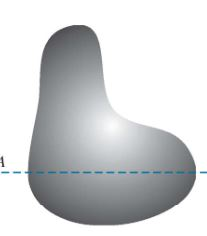
#> input picture assets/scene.JPG, 207 x 236 px
$ jupyter execute 'Introduction To Digital Image Processing.ipynb'
#> lines starting #> are read from the running program, lines starting #| are printed output that depends on the picture
### The Origins of Digital Image Processing

#### Digital Image
An image may be defined as the two-dimensional function, __f(x,y)__, where x and y are spatial(plane) coordinates, and the amplitude of __f__ at any pair of coordinates __(x,y)__ is called the intensity or gray level of the image at that point. When __x__, __y__, and the amplitude values of __f__ are all finite, discrete quantities, we call the image a **Digital Image**.

Thus, a digital image is a representation of a two-dimensional image as a finite set of digital values, called picture elements or pixels or pels or image elements.

Pixel values typically represent gray levels, colors, height, opacities etc. Digitization implies that a digital image is an approximation of a real scene.

Common image formats include:

- 1 sample per point (B&W or Gray)
- 3 samples per point(RGB)
- 4 samples per point(RGB and "ALPHA" a.k.a Opacity)

#### Digital Image Representation
A digital image is an image __f(x,y)__ that has been discretized both in spatial coordinates and in brightness.

It is reprsentted by 2D integer array. Digital Image(B&W and Grayscale) can be represented as a matrix

\begin{array}{*{20}{c}}
{f(0,0)}&{f(0,1)}& \ldots \\
{f(1,0)}&{f(1,1)}& \ldots \\
{f(2,0)}&{f(2,1)}& \ldots \\
{\ldots}&{\ldots}& \ldots \\
{\ldots}&{\ldots}& f({x_{\max ,}}{y_{\max }})
\end{array}

Here, __f(m,n)__ represent a pixel value at m<sup>th</sup>row and n<sup>th</sup> column.

#### Digital Image Processing
Digital Image Processing refers to the processing of digital image by using digital computer on the basis of digitization(sampling and quantization).

Digital image processing focuses on two major tasks:

- Improvements of pictorial information for human interpretation.

- Processing of image data for storage, transmission, and representation for autonomous machine perception.

##### When image processing stops?
There is no general agreement regarding where image processing stops and other related areas, such as image analysis and computer vision start. Sometimes a distinction is made by defining image processing as a discipline in which both the input and output of a process are images. The problem with above distinction:

- Under above distinction, the trival task of computing the aveage intensity of an image(which yields a single number not an image) would not be considered as an image processing operation.

- Under above distinction, computer vision whoose ultimate goal is to emulate human vision would not be a image processing task.

### Application of Digital Image Processing
- Image Enhancement/Restoration
- Artistic Effects
- Medical Visualization
- Geographical Information Systems
- Industrial Inspection
- Law Enforcement
- Human Computer Interfaces

### Fundamental Steps in Digital Image Processing

### Elements(Components) of Digital Image Processing Steps

### A Simple Image Formation Model
As mentioned, we denote images by two-dimensional functions of the form __f(x,y)__. The value of __f__ at spatial coordinates __(x,y)__ is a scalar quantity whose physical meaning is determined by the source of the image, and whose values are proportional to energy radiated by a physical source.

Function __f(x,y)__ is characterized by two components:
- The amount of source illumination icident on the scene being viewed.
- The amount of illumination reflected by the objects in the scene.

Appropriately they are called the illumination __i(x,y)__ and reflectance __r(x,y)__. The two functions combine as a product to form __f(x,y)__:

\begin{equation*}
f(x,y) = i(x,y)r(x,y)
\end{equation*}

where

\begin{equation*}
0 \le i(x,y) \lt \infty
\end{equation*}

and

\begin{equation*}
0 \le r(x,y) \le 1
\end{equation*}

Thus, reflectance is bounded by 0(total absorption) and 1(total reflectance).

### Image Sampling and Quantization
We need to generate digital image from sensed data. The output of most sensors is a continuous voltage waveform whose amplitude and spatial behavior are related to the physical phenomenon being sensed. To create a gitial image, we need to convert the contnuous sensed data into a digital format. This requires two process: **sampling** and **quantization**.

- **Sampling**: Digitizing the spatial coordinates is called image sampling.

- **Quanitzation**: Amplitude digitization is called gray-level quantization

[cell 1]
import cv2 as cv
import numpy as np
import matplotlib.pyplot as plt

[cell 2]
image = cv.imread("assets/scene.JPG")
#> image is the input picture: shape (236, 207, 3); mean B, G, R 211.5, 210.1, 208.2
image_gray = cv.cvtColor(image, cv.COLOR_BGR2GRAY)
plt.imshow(image_gray, cmap="gray")
plt.show()

[cell 3]
image_gray_170 = image_gray[170]
#> image_gray_170 = 207 values, max 254 at index 9, min 101 at index 30, mean 168.6

[cell 4]
plt.plot(image_gray_170)
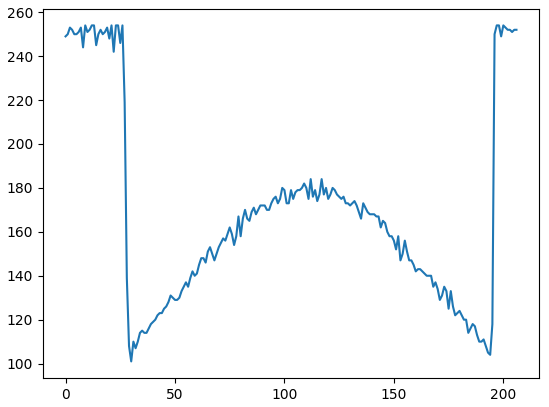
#> figure drawn by matplotlib, 1 panel; curve peaks at x = 9, y = 254

The result of sampling and quantization is a matrix of real numbers. Assume an image __f(x,y)__ is sampled so that the resulting digital image has **M** rows and **N** columns. __f(x,y)__ is then approximated by equally spaced samples in the form of an **NxM** array where each element is a discrete quanity.

[cell 5]
# An image is MxN array of pixels
sample_image = np.array([
    [100, 0, 100, 0, 100],
    [0, 100, 0, 100, 0],
    [100, 0, 100, 0, 100],
    [0, 100, 0, 100, 0],
    [100, 0, 100, 0, 100]
])


plt.imshow(sample_image, cmap="gray")
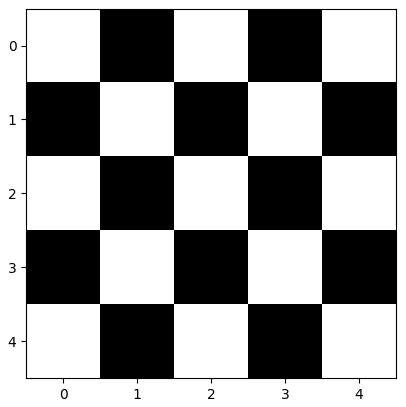
#> figure drawn by matplotlib, 1 panel

$ run again, with assets/componentsDIP.JPG copied over assets/scene.JPG
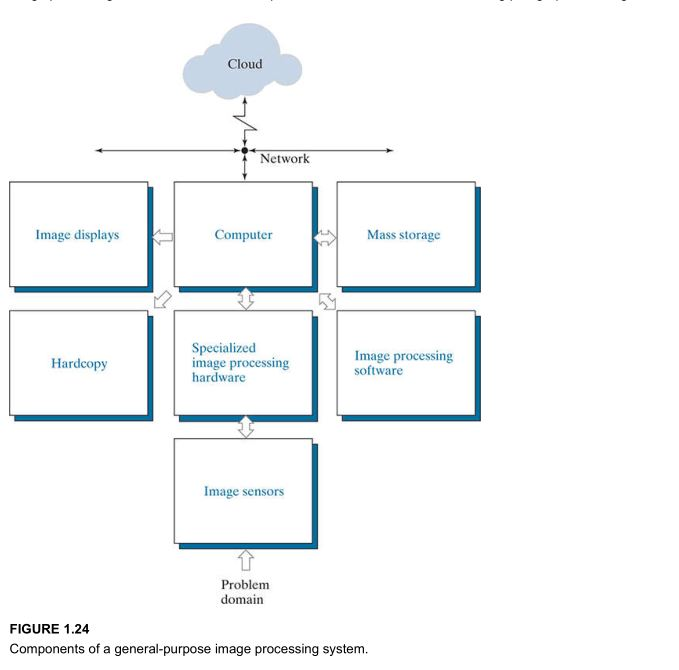
#> input picture assets/componentsDIP.JPG, 679 x 670 px
#> image is the input picture: shape (670, 679, 3); mean B, G, R 248.6, 247.6, 245.2
#> `image_gray = cv.cvtColor(image, cv.COLOR_BGR2GRAY)`:
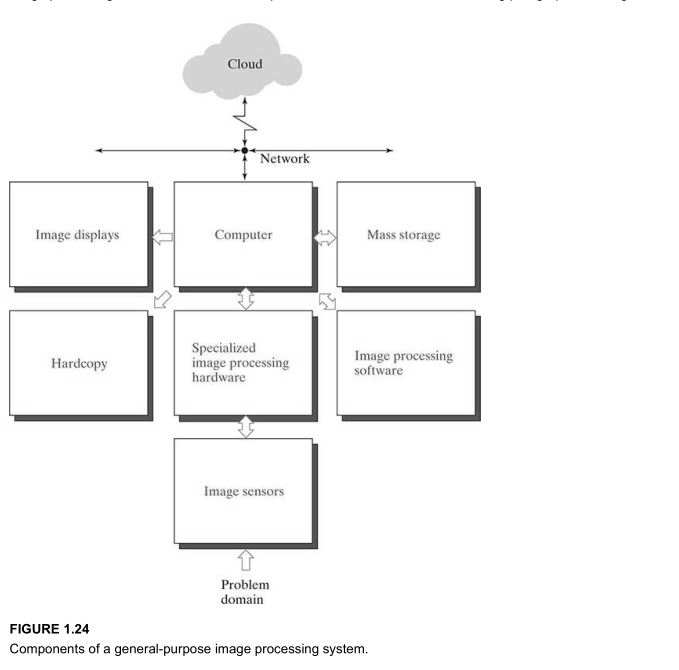
#> image_gray: shape (670, 679); min 0, max 255, mean 247
#> image_gray_170 = 679 values, max 255 at index 0, min 115 at index 244, mean 254.7
#> `[cell 4] plt.plot(image_gray_170)`:
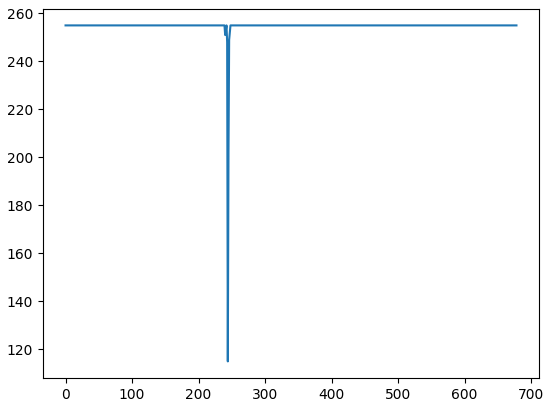
#> figure drawn by matplotlib, 1 panel; curve peaks at x = 0, y = 255
